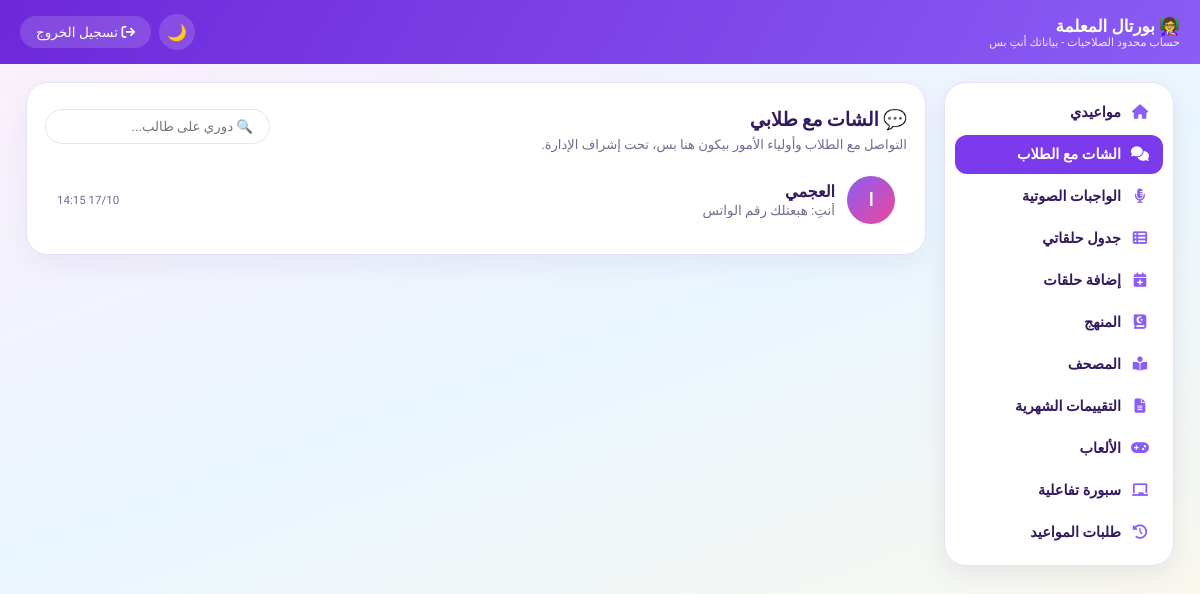
Page /teacher-portal/messages/ (signed in) on the committed database.
### core/models.py (models this page shows, shortened)
class Student(models.Model):
    STATUS_CHOICES = [('active', 'مقيد'), ('inactive', 'غير مقيد')]
    PAYMENT_STATUS_CHOICES = [('paid', 'مدفوع'), ('pending', 'مستحق'), ('overdue', 'متأخر')]
    ENROLLMENT_TYPE_CHOICES = [('new', 'طالب جديد'), ('existing', 'طالب مسجل من قبل')]
    SOURCE_CHOICES = [
        ('ad', 'إعلان'),
        ('referral', 'توصية'),
        ('website', 'الموقع'),
        ('social_media', 'سوشيال ميديا'),
        ('other', 'أخرى'),
    ]
    country = models.ForeignKey(Country, on_delete=models.CASCADE, related_name='students', verbose_name="الدولة")
    teacher = models.ForeignKey(Teacher, on_delete=models.SET_NULL, null=True, blank=True, related_name='students', verbose_name="المعلمة")
    name = models.CharField(max_length=255, verbose_name="اسم الطالب")
    age = models.PositiveIntegerField(null=True, blank=True, verbose_name="السن")
    phone = models.CharField(max_length=20, blank=True, null=True, verbose_name="رقم الهاتف")
    guardian_phone = models.CharField(max_length=20, blank=True, null=True, verbose_name="هاتف ولي الأمر")
    user = models.OneToOneField(
        settings.AUTH_USER_MODEL, null=True, blank=True,
        on_delete=models.SET_NULL, related_name='core_student',
        verbose_name="حساب دخول بوابة الطالب"
    )
    governorate = models.CharField(max_length=100, blank=True, null=True, verbose_name="المحافظة")
    package_name = models.CharField(max_length=100, blank=True, null=True, verbose_name="اسم الباقة")
    lessons_count = models.PositiveIntegerField(default=4, verbose_name="عدد الحلقات")
    subscription_fee = models.DecimalField(max_digits=10, decimal_places=2, default=0, verbose_name="قيمة الاشتراك")
    month = models.CharField(max_length=20, verbose_name="الشهر")
    start_date = models.DateField(default=timezone.now, verbose_name="تاريخ بداية الاشتراك")
    end_date = models.DateField(null=True, blank=True, verbose_name="تاريخ نهاية الاشتراك")
    last_payment_date = models.DateField(null=True, blank=True, verbose_name="آخر دفعة")
    payment_status = models.CharField(max_length=20, choices=PAYMENT_STATUS_CHOICES, default='pending', verbose_name="حالة الدفع")
    status = models.CharField(max_length=20, choices=STATUS_CHOICES, default='active', verbose_name="الحالة")
    notes = models.TextField(blank=True, null=True, verbose_name="ملاحظات عامة")
    join_date = models.DateField(default=timezone.now, verbose_name="تاريخ التسجيل")
    enrollment_type = models.CharField(
        max_length=20, choices=ENROLLMENT_TYPE_CHOICES, default='new',
        verbose_name="نوع التسجيل"
    )
    acquisition_source = models.CharField(
        max_length=20, choices=SOURCE_CHOICES, blank=True, null=True,
        verbose_name="مصدر الطالب (لو جديد)"
    )
    class Meta:
        verbose_name = "طالب"
        verbose_name_plural = "الطلاب"
        ordering = ['name']

### chat/models.py (models this page shows, shortened)
class ChatMessage(models.Model):
    SENDER_CHOICES = [
        ('student', 'الطالب / ولي الأمر'),
        ('teacher', 'المعلمة'),
        ('admin', 'الإدارة'),
    ]
    KIND_CHOICES = [('image', 'صورة'), ('audio', 'رسالة صوتية'), ('video', 'فيديو'), ('file', 'ملف')]
    STATUS_CHOICES = [('sent', 'اتبعتت'), ('blocked', 'اتمنعت (فيها وسيلة تواصل خاصة)')]
    conversation = models.ForeignKey(Conversation, on_delete=models.CASCADE, related_name='messages', verbose_name="المحادثة")
    sender_type = models.CharField(max_length=10, choices=SENDER_CHOICES, verbose_name="المرسل")
    sender_user = models.ForeignKey(
        settings.AUTH_USER_MODEL, null=True, blank=True, on_delete=models.SET_NULL,
        related_name='chat_messages_sent', verbose_name="حساب المرسل",
    )
    teacher = models.ForeignKey(
        'core.Teacher', null=True, blank=True, on_delete=models.SET_NULL,
        related_name='chat_messages', verbose_name="المعلمة وقت الرسالة",
    )
    body = models.TextField(blank=True, default='', verbose_name="النص")
    attachment = models.FileField(upload_to=attachment_path, blank=True, null=True, verbose_name="مرفق")
    attachment_kind = models.CharField(max_length=10, choices=KIND_CHOICES, blank=True, default='')
    attachment_name = models.CharField(max_length=255, blank=True, default='')
    attachment_mime = models.CharField(max_length=100, blank=True, default='')
    attachment_hidden = models.BooleanField(default=False, verbose_name="المرفق مخفي بقرار الإدارة")
    status = models.CharField(max_length=10, choices=STATUS_CHOICES, default='sent', db_index=True, verbose_name="الحالة")
    flagged = models.BooleanField(default=False, db_index=True, verbose_name="محتاجة مراجعة")
    flag_reasons = models.CharField(max_length=255, blank=True, default='', verbose_name="سبب التنبيه")
    flag_resolved = models.BooleanField(default=False, verbose_name="الإدارة راجعتها")
    read_at = models.DateTimeField(null=True, blank=True, verbose_name="اتقرت")
    created_at = models.DateTimeField(default=timezone.now, db_index=True, verbose_name="الوقت")
    class Meta:
        verbose_name = "رسالة"
        verbose_name_plural = "الرسائل"
        ordering = ['created_at', 'id']
    def preview(self):
        if self.body:
            return self.body
        return {'image': '📷 صورة', 'audio': '🎙️ رسالة صوتية', 'video': '🎬 فيديو', 'file': '📄 ملف'}.get(self.attachment_kind, '')

### chat/views.py (the view)
# urls.py: path('teacher-portal/messages/', views.teacher_inbox, name='chat_teacher_inbox'),
@teacher_login_required
def teacher_inbox(request):
    teacher = request.user.teacher_profile
    students = (Student.objects.filter(teacher=teacher)
                .filter(Q(status='active') | Q(chat__messages__isnull=False)).distinct()
                .select_related('chat', 'user')
                .annotate(last_msg_id=Max('chat__messages__id', filter=~Q(chat__messages__status='blocked', chat__messages__sender_type='student'))))
    last = {m.id: m for m in ChatMessage.objects.filter(id__in=[s.last_msg_id for s in students if s.last_msg_id])}
    rows = [{'student': s, 'conv': getattr(s, 'chat', None), 'last': last.get(s.last_msg_id)} for s in students]
    rows.sort(key=lambda r: (-(r['conv'].teacher_unread if r['conv'] else 0),
                             -(r['last'].id if r['last'] else 0), r['student'].name))
    return render(request, 'chat/teacher_inbox.html', {'teacher': teacher, 'rows': rows})

### chat/models.py (called while the page is built)
    @staticmethod
    def _recent(dt, seconds):
        return bool(dt and timezone.now() - dt < timezone.timedelta(seconds=seconds))

    def student_online(self):
        return self._recent(self.student_seen_at, ONLINE_SECONDS)

### config/context_processors.py (called while the page is built)
def seo(request):
    site_url = getattr(settings, 'CANONICAL_URL', 'https://alagme.com').rstrip('/')
    canonical = site_url + request.path
    page = request.GET.get('page', '')
    if page.isdigit() and int(page) > 1:
        canonical += f'?page={int(page)}'
    wa = getattr(settings, 'WHATSAPP_PUBLIC_NUMBER', '')
    return {
        'SITE_URL': site_url,
        'canonical_url': canonical,
        'SITE_NAME': getattr(settings, 'SITE_NAME', ''),
        'WHATSAPP_PUBLIC_NUMBER': wa,
        'WHATSAPP_LINK': f'https://wa.me/{wa}' if wa else '',
    }

### core/views.py (called while the page is built)
def teacher_login_required(view_func):
    @wraps(view_func)
    def _wrapped(request, *args, **kwargs):
        if not request.user.is_authenticated or not hasattr(request.user, 'teacher_profile'):
            messages.error(request, 'من فضلك سجلي الدخول بحساب المعلمة الخاص بيكِ.')
            return redirect('teacher_login')
        return view_func(request, *args, **kwargs)
    return _wrapped

### learning/context_processors.py (called while the page is built)
def learning_counts(request):
    user = getattr(request, 'user', None)
    if not user or not user.is_authenticated or user.is_staff:
        return {}
    try:
        from . import services
        if hasattr(user, 'teacher_profile'):
            return {'hw_teacher_pending': services.teacher_pending(user.teacher_profile)}
        if hasattr(user, 'core_student'):
            todo, fresh = services.student_counts(user.core_student)
            return {'hw_student_todo': todo + fresh}
    except Exception:
        return {}
    return {}

### learning/services.py (called while the page is built)
def teacher_pending(teacher):
    return Submission.objects.filter(homework__teacher=teacher, status='submitted').count()

### templates/chat/teacher_inbox.html (shortened to what this page needs)
{% extends 'core/teacher_portal_base.html' %}
{% block content %}
<div class="ci-wrap">
  <div class="ci-head">
    <div>
      <h2>💬 الشات مع طلابي</h2>
      <div style="font-size:0.82rem; color:var(--ink-muted);">التواصل مع الطلاب وأولياء الأمور بيكون هنا بس، تحت إشراف الإدارة.</div>
    </div>
    <input type="search" class="ci-search" id="ci-search" placeholder="🔍 دوري على طالب...">
  </div>
  <div id="ci-list">
  {% for r in rows %}{% with s=r.student c=r.conv m=r.last %}
    <a class="ci-item" href="{% url 'chat_teacher_thread' s.id %}" data-name="{{ s.name }}">
      <div class="ci-av">{{ s.name|slice:":1" }}{% if c and c.student_online %}<span class="on"></span>{% endif %}</div>
      <div class="ci-body">
        <div class="ci-name">{{ s.name }}{% if not s.user_id %}<span class="ci-chip">ملوش حساب لسه</span>{% endif %}{% if c.is_locked %}<span class="ci-chip red">مقفولة</span>{% endif %}</div>
        <div class="ci-last">{% if m %}{% if m.sender_type == 'teacher' %}أنتِ: {% elif m.sender_type == 'admin' %}الإدارة: {% endif %}{{ m.preview|truncatechars:80 }}{% else %}ابدأي المحادثة{% endif %}</div>
      </div>
      <div class="ci-side">
        {% if m %}<span class="ci-time">{{ m.created_at|date:"j/n H:i" }}</span>{% endif %}
      </div>
    </a>
  {% endwith %}{% empty %}
    <div class="ci-empty">مفيش طلاب مسجلين معاكي لسه.</div>
  {% endfor %}
  </div>
</div>
{% endblock %}

### templates/core/teacher_portal_base.html (style rules this page uses)
:root { --violet-50: #F7F5FC; --violet-100: #EEE9FA; --violet-500: #8B5CF6; --violet-600: #7C3AED; --violet-700: #6D28D9; --ink: #33195E; --ink-muted: #746A93; --green: #1D9A63; --green-soft: #E5F7EE; --red: #DC3545; --red-soft: #FDEBEC; --amber: #B87F16; --amber-soft: #FCF3DC; --border: #E7E1F5; --surface: #ffffff; --radius-md: 16px; --radius-lg: 22px; --shadow-md: 0 8px 24px rgba(51, 25, 94, 0.08); --font-display: 'Cairo', sans-serif; --font-body: 'Tajawal', sans-serif; }
* { box-sizing:border-box; }
body { font-family:var(--font-body); background:linear-gradient(160deg,#FDEFFB 0%,#EAF6FF 45%,#FFF8E7 100%); color:var(--ink); margin:0; transition:background .25s; min-height:100vh; position:relative; }
h1,h2,h3,h4 { font-family:var(--font-display); }

### templates/chat/_inbox_styles.html (style rules this page uses)
.ci-wrap { background:var(--surface,#fff); border:1px solid var(--border,#E7E1F5); border-radius:22px; padding:18px; box-shadow:0 10px 30px rgba(51,25,94,.06); }
.ci-head { display:flex; justify-content:space-between; align-items:center; gap:12px; flex-wrap:wrap; margin-bottom:12px; }
.ci-head h2 { margin:0; font-size:1.2rem; }
.ci-search { border:1.6px solid var(--border,#E7E1F5); border-radius:999px; padding:9px 16px; font-family:inherit; min-width:220px; background:var(--surface,#fff); color:var(--ink,#33195E); }
.ci-item { display:flex; align-items:center; gap:12px; padding:12px; border-radius:16px; text-decoration:none; color:var(--ink,#33195E); transition:background .15s; }
.ci-av { width:48px; height:48px; border-radius:50%; flex-shrink:0; display:flex; align-items:center; justify-content:center; font-weight:800; color:#fff; font-size:1.1rem; position:relative; background:linear-gradient(135deg,#8B5CF6,#EC4899); }
.ci-body { flex:1; min-width:0; }
.ci-name { font-weight:800; display:flex; gap:8px; align-items:center; }
.ci-last { font-size:0.84rem; color:var(--ink-muted,#746A93); white-space:nowrap; overflow:hidden; text-overflow:ellipsis; margin-top:2px; }
.ci-side { display:flex; flex-direction:column; align-items:flex-end; gap:6px; }
.ci-time { font-size:0.72rem; color:var(--ink-muted,#746A93); white-space:nowrap; }

### rows in the picture
Student: student.name "ا", student.name "العجمي", last.preview "هبعتلك رقم الواتس", last.created_at "17/10 14:15"
